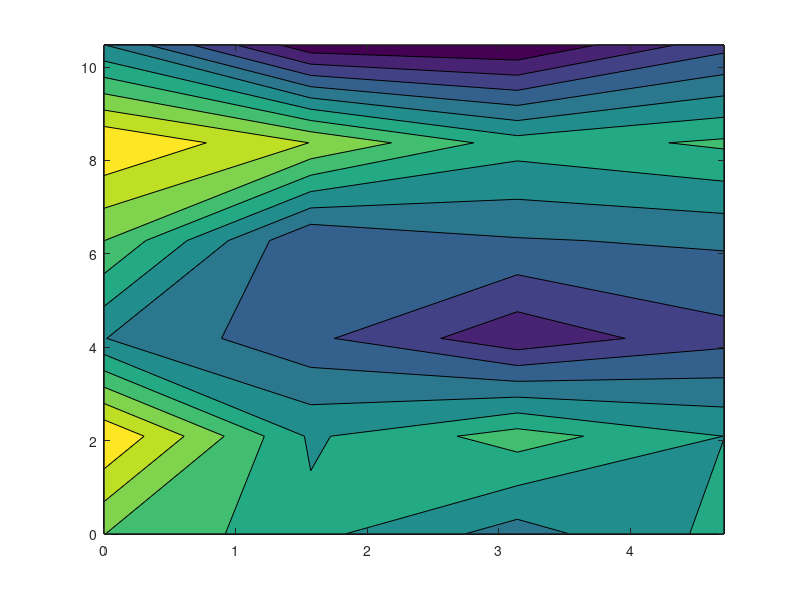

Write MATLAB code to recreate this figure. (Note: this script raises an error after producing the figure.)
clear
close all
clc

% FFT2
len1 = 2*pi;
len2 = 4*pi;
m1 = 5;
m2 = 7;
m1m = m1-1;
m2m = m2-1;
m1mh = m1m/2+1;
m2mh = m2m/2+1;
dx = len1/m1m;
dy = len2/m2m;
x1 = (0:m1m-1)*dx;
y1 = (0:m2m-1)*dy;
x = zeros(m1m,m2m);
y = zeros(m1m,m2m);
% meshgrid avoided for clarity
for i1 = 1:m1m
    for i2 = 1:m2m
        x(i1,i2) = dx*(i1-1);
        y(i1,i2) = dy*(i2-1);
    end
end
f = cos(x)+2*sin(y)+cos(x.*y);
fluc = f-mean(f,'all');
figure
contourf(x,y,f)
tmp = fft2(f);
fhat = tmp/(m1m*m2m);
fhat2 = abs(fhat).^2;
fvar = sum(fhat2,'all')-fhat2(1,1);

% symmetric property
kap1 = zeros(m1m,1);
kap2 = zeros(m2m,1);
for k = 1:m1m
    if k <= m1mh
        kap1(k) = (k-1)*2*pi/len1;
    else
        kap1(k) = -(m1m-k+1)*2*pi/len1;
    end
end
for k = 1:m2m
    if k <= m2mh
        kap2(k) = (k-1)*2*pi/len2;
    else
        kap2(k) = -(m2m-k+1)*2*pi/len2;
    end
end
kap1msh = zeros(m1m,m2m);
kap2msh = zeros(m1m,m2m);
r1msh = zeros(m1m,m2mh);
r2msh = zeros(m1m,m2mh);
for k1 = 1:m1m
    for k2 = 1:m2m
        kap1msh(k1,k2) = kap1(k1);
        kap2msh(k1,k2) = kap2(k2);
    end
end
for i1 = 1:m1m
    for i2 = 1:m2mh
        if i1 <= m1mh
            r1msh(i1,i2) = (i1-1)*dx;
        else
            r1msh(i1,i2) = -(m1m-i1+1)*dx;
        end
        r2msh(i1,i2) = (i2-1)*dy;
    end
end
% Correlation via FFT2
cor = zeros(m1m,m2mh);
for i1 = 1:m1m
    for i2 = 1:m2mh
        r1 = r1msh(i1,i2);
        r2 = r2msh(i1,i2);
        cor(i1,i2) = sum(fhat2.*exp(1i*(kap1msh*r1+kap2msh*r2)),'all');
%         cor(i1,i2) = sum(2*fhat2(1:m1m,2:m2mh-1).*cos(kap1msh(1:m1m,2:m2mh-1)*r1+kap2msh(1:m1m,2:m2mh-1)*r2),'all') + ...
%                      sum(2*fhat2(2:m1mh-1,1:m2mh-1:m2mh).*cos(kap1msh(2:m1mh-1,1:m2mh-1:m2mh)*r1+kap2msh(2:m1mh-1,1:m2mh-1:m2mh)*r2),'all') + ...
%                      sum(fhat2(1:m1mh-1:m1mh,1:m2mh-1:m2mh).*cos(kap1msh(1:m1mh-1:m1mh,1:m2mh-1:m2mh)*r1+kap2msh(1:m1mh-1:m1mh,1:m2mh-1:m2mh)*r2),'all');
        cor(i1,i2) = cor(i1,i2) - fhat2(1,1);
        cor(i1,i2) = cor(i1,i2)/fvar;
    end
end
cor1 = real(cor);
figure
contourf(circshift(r1msh,[m1m/2-1,0]),...
         circshift(r2msh,[m1m/2-1,0]),...
         circshift(cor1,[m1m/2-1,0])) % positive/negative real parts

% Correlation
cor = zeros(m1m,m2mh);
for i1 = 1:m1m
    for i2 = 1:m2mh
        r1 = r1msh(i1,i2);
        r2 = r2msh(i1,i2);
        tmp = circshift(fluc,[i1-1 i2-1]);
        cor(i1,i2) = sum(fluc.*tmp,'all')/sum(fluc.*fluc,'all');
    end
end
cor2 = cor;
figure
contourf(circshift(r1msh,[m1m/2-1,0]),...
         circshift(r2msh,[m1m/2-1,0]),...
         circshift(cor2,[m1m/2-1,0])) % positive/negative real parts

% filtering
figure
contourf(circshift(kap1msh,[m1m/2-1,m2m/2-1]),... % circshift for display
     circshift(kap2msh,[m1m/2-1,m2m/2-1]),...
     circshift(fhat2,[m1m/2-1,m2m/2-1]))
% user-specified wavenumber for filtering 
fhatf = zeros(m1m,m2m);
fhatf(2,1) = fhat(2,1);  % first pair
fhatf(m1m,1) = fhat(m1m,1);
fhatf(1,3) = fhat(1,3);  % second pair
fhatf(1,m2m-1) = fhat(1,m2m-1);
fhatf = fhatf*(m1m*m2m);
ff = ifft2(fhatf);
figure
contourf(x,y,ff)

% one-dimensional spectra
fhat2_1d1 = sum(fhat2,2);
fhat2_1d2 = mean(abs(fft(f)/m1m).^2,2);
